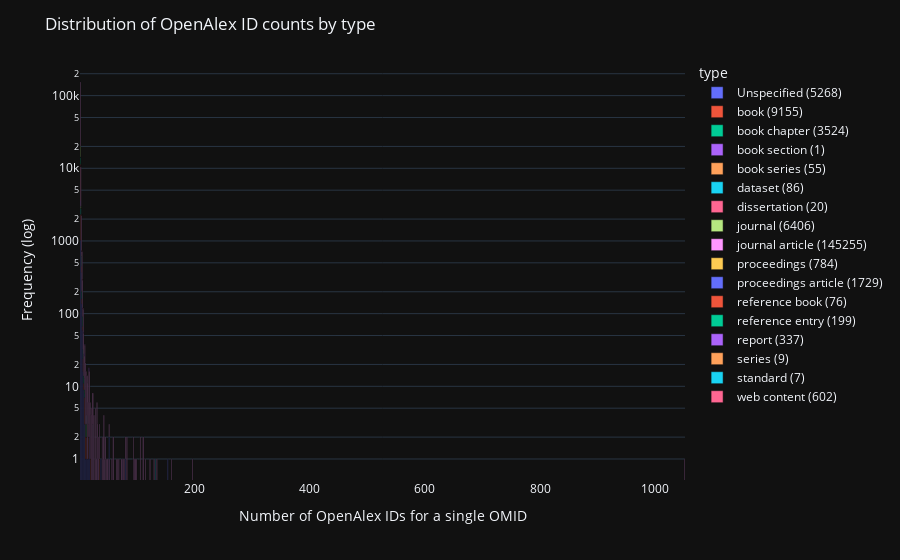

Notebook cell for this chart:
### Code cell
# ----------------LOG SCALE HISTOGRAM (PRIMARY ENTITIES)----------------

viz_df = add_columns_to_df(df)
viz_df['type'].fillna('Unspecified', inplace=True)

hist_data_df = viz_df.groupby(['oaid_count', 'type', 'composition']).size().reset_index(name='frequency')


# define new custom legend names (including the total number of occurrences for each type)    
legend_names = {brtype: f"{brtype} ({viz_df['type'].value_counts(dropna=False).get(brtype)})" for brtype in viz_df['type'].unique()}


fig = px.bar(hist_data_df, x='oaid_count', y='frequency', color='type', hover_data=['composition'], log_y=True)

fig.for_each_trace(lambda t: t.update(name = legend_names[t.name]))

fig.update_layout(title='Distribution of OpenAlex ID counts by type',
                  xaxis_title='Number of OpenAlex IDs for a single OMID',
                  yaxis_title='Frequency (log)', yaxis_type='log')

# write html file of the log scale histogram
fig.write_html('graphs/multi_mapped_latest.html')

fig.show()

# upload the log scale histogram to plotly chart studio
# csp.plot(pents_fig, filename='multi_mapped_latest', auto_open=False, sharing='public', fileopt='new')#, fileopt='new')

### Figure 1 — Plotly figure (JSON) as saved in the notebook; plotly's stock layout.template omitted (floating-point values rounded to 4 significant figures)
{"data": [{"alignmentgroup": "True", "customdata": [["works"], ["works"], ["works"], ["works"], ["works"], ["works"], ["works"], ["works"], ["works"], ["works"], ["works"], ["works"], ["works"], ["works"], ["works"], ["works"], ["works"], ["works"], ["works"], ["works"], ["works"], ["works"], ["works"], ["works"], ["works"], ["works"], ["works"]], "hovertemplate": "type=Unspecified<br>oaid_count=%{x}<br>frequency=%{y}<br>composition=%{customdata[0]}<extra></extra>", "legendgroup": "Unspecified", "marker": {"color": "#636efa", "pattern": {"shape": ""}}, "name": "Unspecified (5268)", "offsetgroup": "Unspecified", "orientation": "v", "showlegend": true, "textposition": "auto", "x": [2, 3, 4, 5, 6, 7, 8, 9, 10, 11, 12, 13, 14, 15, 16, 17, 18, 19, 24, 32, 36, 38, 45, 52, 75, 80, 154], "xaxis": "x", "y": [3618, 1023, 370, 137, 59, 16, 9, 8, 3, 1, 1, 2, 2, 1, 1, 3, 2, 1, 2, 1, 1, 1, 1, 2, 1, 1, 1], "yaxis": "y", "type": "bar"}, {"alignmentgroup": "True", "customdata": [["works"], ["works"], ["works"], ["works"], ["works"], ["works"], ["works"], ["works"], ["works"], ["works"], ["works"], ["works"], ["works"], ["works"], ["works"], ["works"]], "hovertemplate": "type=book<br>oaid_count=%{x}<br>frequency=%{y}<br>composition=%{customdata[0]}<extra></extra>", "legendgroup": "book", "marker": {"color": "#EF553B", "pattern": {"shape": ""}}, "name": "book (9155)", "offsetgroup": "book", "orientation": "v", "showlegend": true, "textposition": "auto", "x": [2, 3, 4, 5, 6, 7, 8, 9, 10, 11, 12, 13, 14, 16, 20, 35], "xaxis": "x", "y": [7734, 1288, 79, 22, 8, 8, 2, 2, 4, 2, 1, 1, 1, 1, 1, 1], "yaxis": "y", "type": "bar"}, {"alignmentgroup": "True", "customdata": [["works"], ["works"], ["works"], ["works"], ["works"], ["works"], ["works"], ["works"], ["works"], ["works"], ["works"]], "hovertemplate": "type=book chapter<br>oaid_count=%{x}<br>frequency=%{y}<br>composition=%{customdata[0]}<extra></extra>", "legendgroup": "book chapter", "marker": {"color": "#00cc96", "pattern": {"shape": ""}}, "name": "book chapter (3524)", "offsetgroup": "book chapter", "orientation": "v", "showlegend": true, "textposition": "auto", "x": [2, 3, 4, 5, 6, 7, 8, 9, 10, 12, 24], "xaxis": "x", "y": [2788, 480, 172, 41, 24, 8, 3, 3, 2, 2, 1], "yaxis": "y", "type": "bar"}, {"alignmentgroup": "True", "customdata": [["works"]], "hovertemplate": "type=book section<br>oaid_count=%{x}<br>frequency=%{y}<br>composition=%{customdata[0]}<extra></extra>", "legendgroup": "book section", "marker": {"color": "#ab63fa", "pattern": {"shape": ""}}, "name": "book section (1)", "offsetgroup": "book section", "orientation": "v", "showlegend": true, "textposition": "auto", "x": [2], "xaxis": "x", "y": [1], "yaxis": "y", "type": "bar"}, {"alignmentgroup": "True", "customdata": [["sources"], ["sources"], ["sources"]], "hovertemplate": "type=book series<br>oaid_count=%{x}<br>frequency=%{y}<br>composition=%{customdata[0]}<extra></extra>", "legendgroup": "book series", "marker": {"color": "#FFA15A", "pattern": {"shape": ""}}, "name": "book series (55)", "offsetgroup": "book series", "orientation": "v", "showlegend": true, "textposition": "auto", "x": [2, 3, 5], "xaxis": "x", "y": [52, 2, 1], "yaxis": "y", "type": "bar"}, {"alignmentgroup": "True", "customdata": [["works"], ["works"], ["works"], ["works"], ["works"]], "hovertemplate": "type=dataset<br>oaid_count=%{x}<br>frequency=%{y}<br>composition=%{customdata[0]}<extra></extra>", "legendgroup": "dataset", "marker": {"color": "#19d3f3", "pattern": {"shape": ""}}, "name": "dataset (86)", "offsetgroup": "dataset", "orientation": "v", "showlegend": true, "textposition": "auto", "x": [2, 3, 4, 14, 132], "xaxis": "x", "y": [77, 5, 2, 1, 1], "yaxis": "y", "type": "bar"}, {"alignmentgroup": "True", "customdata": [["works"]], "hovertemplate": "type=dissertation<br>oaid_count=%{x}<br>frequency=%{y}<br>composition=%{customdata[0]}<extra></extra>", "legendgroup": "dissertation", "marker": {"color": "#FF6692", "pattern": {"shape": ""}}, "name": "dissertation (20)", "offsetgroup": "dissertation", "orientation": "v", "showlegend": true, "textposition": "auto", "x": [2], "xaxis": "x", "y": [20], "yaxis": "y", "type": "bar"}, {"alignmentgroup": "True", "customdata": [["sources"], ["works"], ["sources"], ["sources"], ["sources"]], "hovertemplate": "type=journal<br>oaid_count=%{x}<br>frequency=%{y}<br>composition=%{customdata[0]}<extra></extra>", "legendgroup": "journal", "marker": {"color": "#B6E880", "pattern": {"shape": ""}}, "name": "journal (6406)", "offsetgroup": "journal", "orientation": "v", "showlegend": true, "textposition": "auto", "x": [2, 2, 3, 4, 5], "xaxis": "x", "y": [6172, 4, 194, 28, 8], "yaxis": "y", "type": "bar"}, {"alignmentgroup": "True", "customdata": [["works"], ["works"], ["works"], ["works"], ["works"], ["works"], ["works"], ["works"], ["works"], ["works"], ["works"], ["works"], ["works"], ["works"], ["works"], ["works"], ["works"], ["works"], ["works"], ["works"], ["works"], ["works"], ["works"], ["works"], ["works"], ["works"], ["works"], ["works"], ["works"], ["works"], ["works"], ["works"], ["works"], ["works"], ["works"], ["works"], ["works"], ["works"], ["works"], ["works"], ["works"], ["works"], ["works"], ["works"], ["works"], ["works"], ["works"], ["works"], ["works"], ["works"], ["works"], ["works"], ["works"], ["works"], ["works"], ["works"], ["works"], ["works"], ["works"], ["works"], ["works"], ["works"], ["works"], ["works"], ["works"], ["works"], ["works"], ["works"], ["works"], ["works"], ["works"], ["works"], ["works"], ["works"]], "hovertemplate": "type=journal article<br>oaid_count=%{x}<br>frequency=%{y}<br>composition=%{customdata[0]}<extra></extra>", "legendgroup": "journal article", "marker": {"color": "#FF97FF", "pattern": {"shape": ""}}, "name": "journal article (145255)", "offsetgroup": "journal article", "orientation": "v", "showlegend": true, "textposition": "auto", "x": [2, 3, 4, 5, 6, 7, 8, 9, 10, 11, 12, 13, 14, 15, 16, 17, 18, 19, 20, 21, 22, 23, 24, 25, 26, 28, 29, 30, 31, 32, 33, 34, 35, 40, 41, 42, 43, 44, 45, 46, 47, 48, 49, 50, 52, 53, 57, 59, 60, 65, 67, 69, 73, 74, 76, 77, 78, 80, 83, 94, 96, 97, 98, 100, 106, 111, 112, 115, 123, 130, 135, 160, 197, 1051], "xaxis": "x", "y": [135084, 7490, 1603, 507, 201, 84, 40, 13, 28, 18, 12, 11, 10, 10, 4, 13, 14, 5, 3, 4, 5, 8, 5, 4, 4, 5, 1, 1, 6, 2, 2, 2, 2, 2, 1, 2, 4, 1, 1, 2, 1, 1, 1, 1, 1, 1, 1, 2, 2, 1, 1, 1, 1, 1, 1, 1, 1, 1, 2, 2, 1, 1, 1, 1, 2, 2, 2, 1, 1, 1, 1, 1, 1, 1], "yaxis": "y", "type": "bar"}, {"alignmentgroup": "True", "customdata": [["works"], ["works"], ["works"], ["works"], ["works"]], "hovertemplate": "type=proceedings<br>oaid_count=%{x}<br>frequency=%{y}<br>composition=%{customdata[0]}<extra></extra>", "legendgroup": "proceedings", "marker": {"color": "#FECB52", "pattern": {"shape": ""}}, "name": "proceedings (784)", "offsetgroup": "proceedings", "orientation": "v", "showlegend": true, "textposition": "auto", "x": [2, 3, 4, 5, 7], "xaxis": "x", "y": [555, 193, 29, 6, 1], "yaxis": "y", "type": "bar"}, {"alignmentgroup": "True", "customdata": [["works"], ["works"], ["works"], ["works"]], "hovertemplate": "type=proceedings article<br>oaid_count=%{x}<br>frequency=%{y}<br>composition=%{customdata[0]}<extra></extra>", "legendgroup": "proceedings article", "marker": {"color": "#636efa", "pattern": {"shape": ""}}, "name": "proceedings article (1729)", "offsetgroup": "proceedings article", "orientation": "v", "showlegend": true, "textposition": "auto", "x": [2, 3, 4, 5], "xaxis": "x", "y": [1676, 47, 5, 1], "yaxis": "y", "type": "bar"}, {"alignmentgroup": "True", "customdata": [["works"], ["works"]], "hovertemplate": "type=reference book<br>oaid_count=%{x}<br>frequency=%{y}<br>composition=%{customdata[0]}<extra></extra>", "legendgroup": "reference book", "marker": {"color": "#EF553B", "pattern": {"shape": ""}}, "name": "reference book (76)", "offsetgroup": "reference book", "orientation": "v", "showlegend": true, "textposition": "auto", "x": [2, 3], "xaxis": "x", "y": [73, 3], "yaxis": "y", "type": "bar"}, {"alignmentgroup": "True", "customdata": [["works"], ["works"]], "hovertemplate": "type=reference entry<br>oaid_count=%{x}<br>frequency=%{y}<br>composition=%{customdata[0]}<extra></extra>", "legendgroup": "reference entry", "marker": {"color": "#00cc96", "pattern": {"shape": ""}}, "name": "reference entry (199)", "offsetgroup": "reference entry", "orientation": "v", "showlegend": true, "textposition": "auto", "x": [2, 3], "xaxis": "x", "y": [196, 3], "yaxis": "y", "type": "bar"}, {"alignmentgroup": "True", "customdata": [["works"], ["works"], ["works"], ["works"], ["works"], ["works"], ["works"], ["works"], ["works"], ["works"]], "hovertemplate": "type=report<br>oaid_count=%{x}<br>frequency=%{y}<br>composition=%{customdata[0]}<extra></extra>", "legendgroup": "report", "marker": {"color": "#ab63fa", "pattern": {"shape": ""}}, "name": "report (337)", "offsetgroup": "report", "orientation": "v", "showlegend": true, "textposition": "auto", "x": [2, 3, 4, 5, 6, 7, 8, 9, 10, 17], "xaxis": "x", "y": [265, 47, 11, 5, 1, 2, 1, 2, 1, 2], "yaxis": "y", "type": "bar"}, {"alignmentgroup": "True", "customdata": [["sources"], ["works"], ["works"], ["works"]], "hovertemplate": "type=series<br>oaid_count=%{x}<br>frequency=%{y}<br>composition=%{customdata[0]}<extra></extra>", "legendgroup": "series", "marker": {"color": "#FFA15A", "pattern": {"shape": ""}}, "name": "series (9)", "offsetgroup": "series", "orientation": "v", "showlegend": true, "textposition": "auto", "x": [2, 2, 3, 4], "xaxis": "x", "y": [2, 5, 1, 1], "yaxis": "y", "type": "bar"}, {"alignmentgroup": "True", "customdata": [["works"], ["works"]], "hovertemplate": "type=standard<br>oaid_count=%{x}<br>frequency=%{y}<br>composition=%{customdata[0]}<extra></extra>", "legendgroup": "standard", "marker": {"color": "#19d3f3", "pattern": {"shape": ""}}, "name": "standard (7)", "offsetgroup": "standard", "orientation": "v", "showlegend": true, "textposition": "auto", "x": [2, 4], "xaxis": "x", "y": [6, 1], "yaxis": "y", "type": "bar"}, {"alignmentgroup": "True", "customdata": [["works"], ["works"], ["works"], ["works"], ["works"], ["works"]], "hovertemplate": "type=web content<br>oaid_count=%{x}<br>frequency=%{y}<br>composition=%{customdata[0]}<extra></extra>", "legendgroup": "web content", "marker": {"color": "#FF6692", "pattern": {"shape": ""}}, "name": "web content (602)", "offsetgroup": "web content", "orientation": "v", "showlegend": true, "textposition": "auto", "x": [2, 3, 4, 5, 6, 7], "xaxis": "x", "y": [526, 55, 16, 3, 1, 1], "yaxis": "y", "type": "bar"}], "layout": {"xaxis": {"anchor": "y", "domain": [0.0, 1.0], "title": {"text": "Number of OpenAlex IDs for a single OMID"}}, "yaxis": {"anchor": "x", "domain": [0.0, 1.0], "title": {"text": "Frequency (log)"}, "type": "log"}, "legend": {"title": {"text": "type"}, "tracegroupgap": 0}, "margin": {"t": 60}, "barmode": "relative", "title": {"text": "Distribution of OpenAlex ID counts by type"}}}
